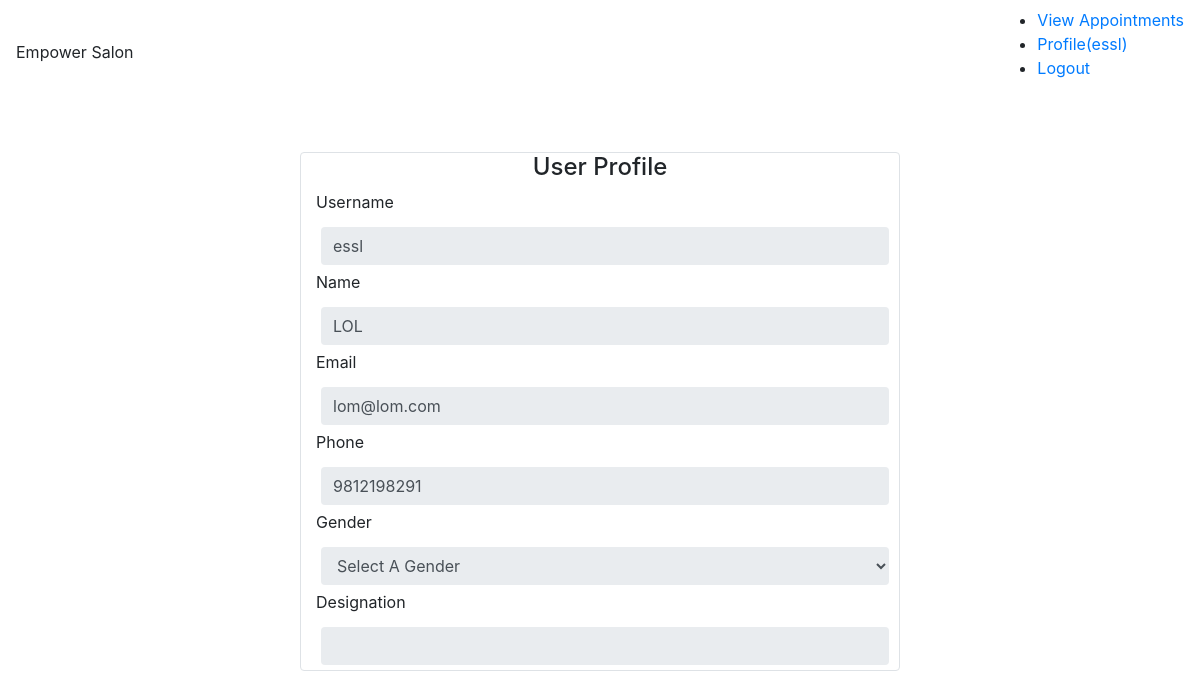
/employee-profile.php (signed in), run on an earlier commit of the app's database.
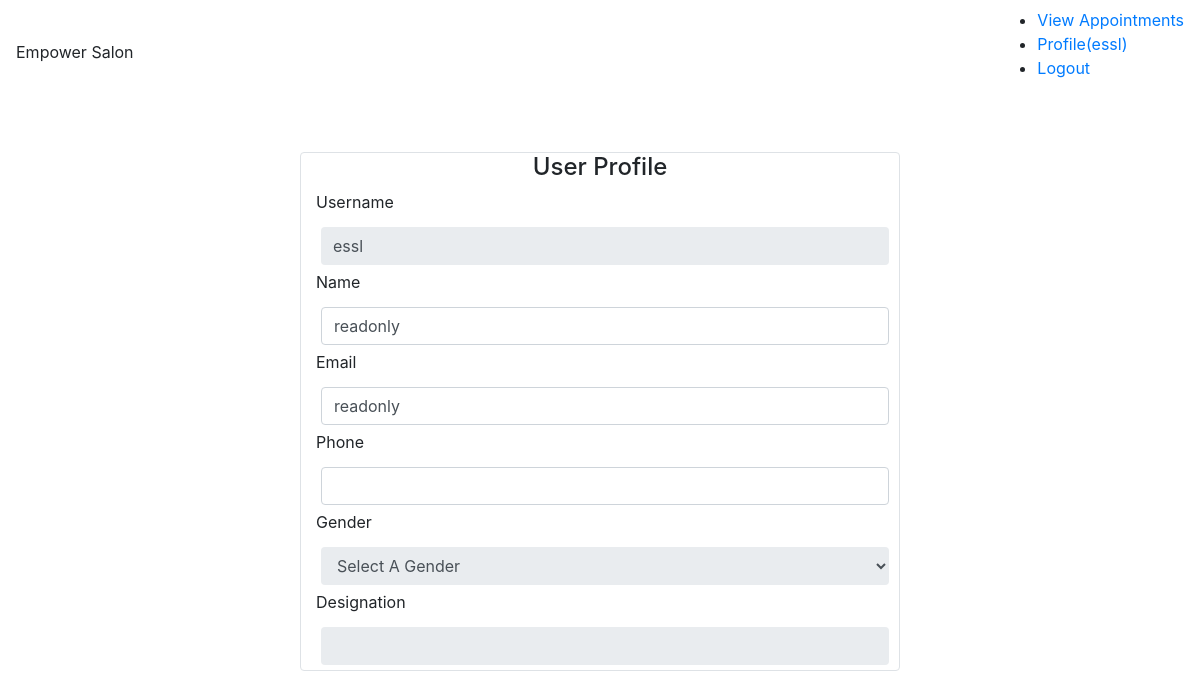
And on a later commit of the database.
### tables this page shows
CREATE TABLE IF NOT EXISTS `employees` (
  `id` int(11) NOT NULL AUTO_INCREMENT,
  `name` varchar(255) NOT NULL,
  `phone_no` varchar(10) NOT NULL,
  `email` varchar(255) NOT NULL,
  PRIMARY KEY (`id`),
  UNIQUE KEY `phone_no_UNIQUE` (`phone_no`),
  UNIQUE KEY `email_UNIQUE` (`email`)
);

### employee-profile.php (the view, shortened to what this page needs)
<?php
    include_once('configs/db.php');
    include("navbar.php");
    $employee = [];
	$sql_query = "select * from employees where id=".$_SESSION['uid'];
	$result = mysqli_query($db_conn,$sql_query);
	if($result)
	{
		$employee = mysqli_fetch_all($result);
    }
 ?>
<!DOCTYPE html>
<html lang="en">
<head>
    <link rel="stylesheet" href="https://maxcdn.bootstrapcdn.com/bootstrap/4.4.1/css/bootstrap.min.css">
</head>
<body>
    <div class="container-fluid">
        <div class="row">
            <div class="col-md-6 offset-md-3 mt-5 border rounded">
                <h4 class="text-center">User Profile</h4>
                <form method="POST" action="" onSubmit="return false">
                    <div>
                        <label for="username">Username</label>
                        <input name="username" id="username" type="text" class="form-control" value=<?= $_SESSION['uname']?> readonly>
                    </div>
                    <div>
                        <label for="name">Name</label>
                        <input name="name" id="name" type="text" class="form-control" value=<?= $employee[0][1]?> readonly>
                    </div>
                    <div>
                        <label for="email">Email</label>
                        <input name="email" id="email" type="text" onfocusout="checkEmail();" class="form-control" value=<?= $employee[0][3]?> readonly>
                    </div>
                    <div>
                        <label for="phone">Phone</label>
                        <input name="phone" id="phone" type="number" onfocusout="mobileNumber();" class="form-control" value=<?= $employee[0][2]?> readonly>
                    </div>
                    <div>
                        <label for="gender">Gender</label>
                        <select id="gender" name="gender" class="form-control"  readonly required>
                        <?php
                        $defsel="selected";
                        ?>
                        <option disabled <?= $defsel?> value>Select A Gender</option>
                        </select>
                    </div>
                    <div>
                        <label for="designation">Designation</label>
                        <input name="designation" id="designation" class="form-control" readonly value="<?= $employee[0][4]?>">
                    </div>
                </form>
            </div>
        </div>
    </div>
</body>
</html>

What changed in the data, as far as the page shows it:
removed employees: name "LOL", email "lom@lom.com", phone "9812198291"
Also different on the page:
form field name: (not shown) → "readonly"
form field email: (not shown) → "readonly"
